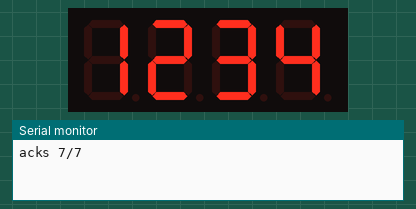
Simulated run of this sketch. Board: Arduino Uno, built with avr-gcc and run on an emulated ATmega328P. Parts: 4-digit seven-segment display, the last lines printed to the serial monitor. Wiring (inferred from the names in the program): TM1637 display: clock pin 2; DIO pin 3.

Above: at 0.1 s.
At 5.09 s:
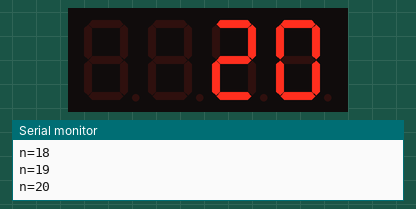
At 9.97 s:
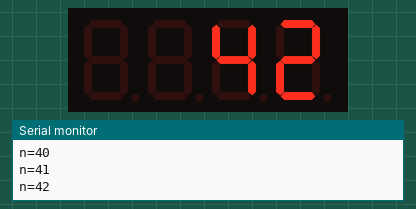
At 19.95 s:
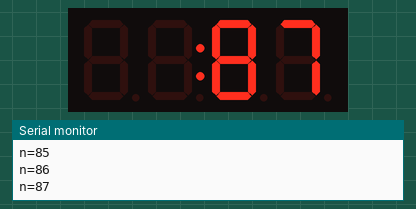
At 29.71 s:
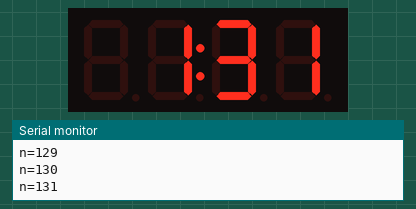
At 39.7 s:
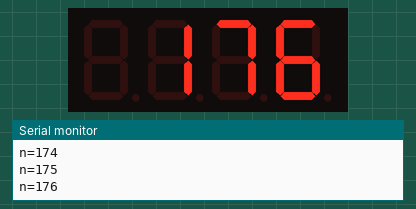

The sketch:

tm1637.ino
```cpp
// tm1637 — tests assert: a TM1637 4-digit module driven as TM1637Display does (CLK on 2, DIO on 3,
// open drain — pinMode OUTPUT pulls a line low, INPUT lets the module's pull-up raise it — 100 µs
// a bit, LSB first, reading the ACK on the ninth clock). Setup: brightness 7 (14/16), "1234",
// then prints "acks <received>/<sent>" at 115200 baud. Every 200 ms from 500 ms it shows the
// count right-aligned without leading zeros, the colon on odd counts, printing "n=<count>".

const int CLK = 2;
const int DIO = 3;
const uint8_t DIGITS[] = {0x3f, 0x06, 0x5b, 0x4f, 0x66, 0x6d, 0x7d, 0x07, 0x7f, 0x6f};

int sent = 0;
int acked = 0;

void bitDelay() { delayMicroseconds(100); }

void start() {
  pinMode(DIO, OUTPUT);
  bitDelay();
}

void stop() {
  pinMode(DIO, OUTPUT);
  bitDelay();
  pinMode(CLK, INPUT);
  bitDelay();
  pinMode(DIO, INPUT);
  bitDelay();
}

void writeByte(uint8_t b) {
  for (uint8_t i = 0; i < 8; i++) {
    pinMode(CLK, OUTPUT);
    bitDelay();
    pinMode(DIO, (b & 0x01) ? INPUT : OUTPUT);
    bitDelay();
    pinMode(CLK, INPUT);
    bitDelay();
    b >>= 1;
  }
  pinMode(CLK, OUTPUT);
  pinMode(DIO, INPUT);
  bitDelay();
  pinMode(CLK, INPUT);
  bitDelay();
  uint8_t ack = digitalRead(DIO);
  if (ack == 0) pinMode(DIO, OUTPUT);
  bitDelay();
  pinMode(CLK, OUTPUT);
  bitDelay();
  sent++;
  if (ack == 0) acked++;
}

void setSegments(const uint8_t segments[4]) {
  start();
  writeByte(0x40);
  stop();
  start();
  writeByte(0xc0);
  for (int k = 0; k < 4; k++) writeByte(segments[k]);
  stop();
  start();
  writeByte(0x88 | 7);
  stop();
}

void setup() {
  Serial.begin(115200);
  pinMode(CLK, INPUT);
  pinMode(DIO, INPUT);
  digitalWrite(CLK, LOW);
  digitalWrite(DIO, LOW);
  const uint8_t hello[4] = {DIGITS[1], DIGITS[2], DIGITS[3], DIGITS[4]};
  setSegments(hello);
  Serial.print("acks ");
  Serial.print(acked);
  Serial.print('/');
  Serial.println(sent);
  delay(500);
}

uint16_t count = 0;

void loop() {
  uint8_t segments[4] = {0, 0, 0, 0};
  uint16_t v = count;
  for (int k = 3; k >= 0; k--) {
    if (k == 3 || v > 0) segments[k] = DIGITS[v % 10];
    v /= 10;
  }
  if (count & 1) segments[1] |= 0x80;
  setSegments(segments);
  Serial.print("n=");
  Serial.println(count);
  count++;
  delay(200);
}
```
